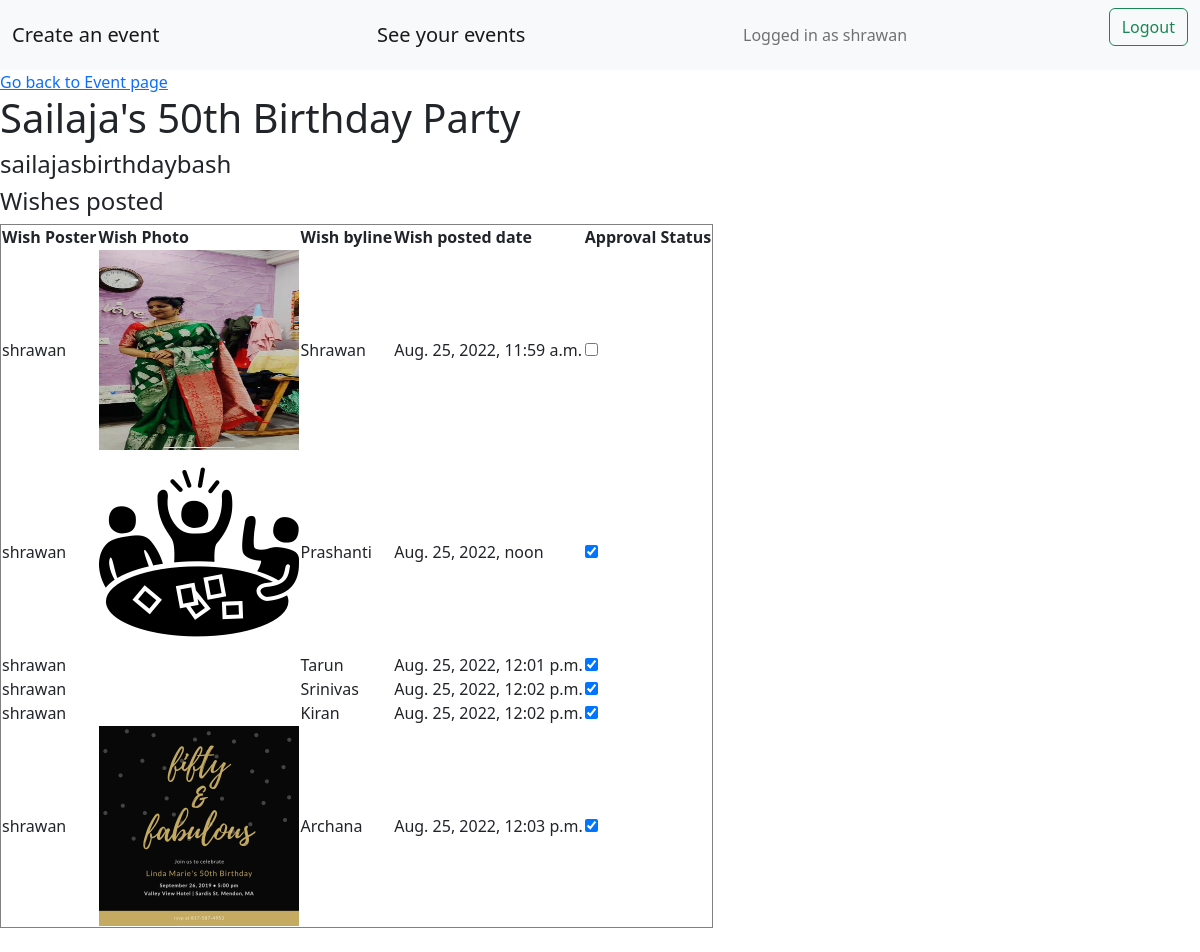
The page /event/sailajasbirthdaybash/wishcenter (signed in) on the database its author committed.
### accounts/models.py (models this page shows, shortened)
class Account(AbstractBaseUser):
    email = models.EmailField(verbose_name="email",max_length=60,unique=True)
    username = models.CharField(max_length=30,unique=True)
    date_joined = models.DateTimeField(verbose_name="date joined",auto_now_add=True)
    last_login = models.DateTimeField(verbose_name="last login",auto_now=True)
    is_admin = models.BooleanField(default=False)
    is_active = models.BooleanField(default=True)
    is_staff = models.BooleanField(default=False)
    is_superuser = models.BooleanField(default=False)
    profile_image = models.ImageField(max_length=255,upload_to = get_profile_image_filepath, null = True, blank = True)
    hide_email = models.BooleanField(default=True)
    phone_number = PhoneNumberField(unique=True)
    USERNAME_FIELD = 'email'
    REQUIRED_FIELDS = ['username','phone_number']
    objects = MyAccountManager()
    def __str__(self):
        return self.username

### events/models.py (models this page shows, shortened)
class Event(models.Model):
    title = models.CharField(max_length=200)
    eventcode = models.CharField(max_length=50,primary_key=True)
    description = RichTextField(blank=True)
    eventtype = models.CharField(max_length=200)
    created = models.DateTimeField(auto_now_add=True)
    location = models.CharField(max_length=200)
    contactperson = models.CharField(max_length=200)
    contactpersonphone = PhoneNumberField()
    user = models.ForeignKey(Account,on_delete=models.CASCADE)
    mark_event_as_completed = models.BooleanField(default=False)
    image = models.ImageField(upload_to='events/images/',blank=True)
    invitation_email_subject = models.CharField(max_length=200, blank=True)
    invitation_email_content = RichTextField(blank=True)
    invitation_whatsapp_content = models.TextField(blank=True,null=True)
    invitation_image = models.ImageField(upload_to='events/images/',blank=True,null = True)
    eventstartdate = models.DateField()
    eventenddate = models.DateField()
    event_start_time = models.TimeField(default=datetime.time(00, 00))
    event_end_time = models.TimeField(blank = True,null=True)
    information_on_schedule = models.TextField(blank=True,null = True)
    event_venue_iframe = models.TextField(blank = True,null=True)
    event_venue_photo = models.ImageField(upload_to='events/images/',blank=True,null=True)
    eventrange = models.PositiveSmallIntegerField(default = 1)
    information_on_venue = models.TextField(blank=True,null = True)
    rsvp_option = models.BooleanField(default=True)
    scheduling_option = models.BooleanField(default=True)
    gallery_option = models.BooleanField(default=True)
    wishes_option = models.BooleanField(default=True)
    rsvp_code = models.CharField(max_length=7,blank=True)
    theme = models.CharField(max_length=50, choices=THEME_CHOICES, default='default-theme.css')

class Wish(models.Model):
    wish_poster = models.ForeignKey(Account,on_delete=models.CASCADE)
    wish_eventcode = models.ForeignKey(Event,on_delete=models.CASCADE)
    wish_message = models.TextField(blank=True)
    wish_photo = models.FileField(upload_to='events/images/',blank=True,null = True)
    wish_byline = models.CharField(max_length=70,blank=True,null = True)
    wish_created_date = models.DateTimeField(auto_now_add=True)
    wish_approved = models.BooleanField(default=False)

### invites/views.py (the view)
# urls.py: path('event/<str:eventcode_key>/wishcenter',views.wishcenter,name='wishcenter'),
def wishcenter(request,eventcode_key):
    event = Event.objects.get(user = request.user, eventcode = eventcode_key)
    all_wishes = Wish.objects.filter(wish_eventcode = event)
    if request.method == 'GET':
        return render(request,'invites/wish_center.html',{'event':event,'all_wishes':all_wishes})

### invites/templates/invites/wish_center.html (shortened to what this page needs)
{% extends 'invites/base.html' %}
{% block content %}
<a href = "{% url 'viewevent' event.eventcode %}">Go back to Event page</a>
<h1>{{ event.title }}</h1>
<h4>{{ event.eventcode }}</h4>
<h4>Wishes posted</h4>
<table border="1">
    <tr>
        <th>Wish Poster</th>
        <th>Wish Photo</th>
        <th>Wish byline</th>
        <th>Wish posted date</th>
        <th>Approval Status</th>
    </tr>
    {% for wish in all_wishes %}
        <tr>
            <td>{{ wish.wish_poster }}</a></td>
            {% if wish.wish_photo %}
                <td><img src = "{{wish.wish_photo.url}}" width="200" height="200"></td>
            {% else %}
                <td></td>
            {% endif %}
            <td>{{ wish.wish_byline }}</td>
            <td>{{ wish.wish_created_date }}</td>
            <td>
                <label class="switch">
                <input type="checkbox" class="checkbox_approval" name = wish_{{wish.id}} {% if wish.wish_approved %} checked="checked" {% endif %}">
                </label>
            </td>
        </tr>
    {% endfor %}
</table><br>
{% endblock %}

### invites/templates/invites/base.html (shortened to what this page needs)
<link href="https://cdn.jsdelivr.net/npm/bootstrap@5.2.0/dist/css/bootstrap.min.css" rel="stylesheet">
{% if user.is_authenticated %}
    <nav class="navbar bg-light">
        <div class="container-fluid">
            <a class="navbar-brand" href = "{% url 'createevent' %}">Create an event</a>
            <a class="navbar-brand" href = "{% url 'allactions' %}">See your events</a>
            <span class="navbar-text">
                Logged in as {{ user.username }}
            </span>
            <form method="POST" action = "{% url 'logoutuser' %}">
                <button class="btn btn-outline-success" type="submit">Logout</button>
            </form>
        </div>
    </nav>
{% endif %}
{% block content%}{% endblock %}

### rows shown on the page
Account: username "shrawan"
Event: title "Sailaja's 50th Birthday Party", eventcode "sailajasbirthdaybash"
Wish: wish_poster "shrawan", wish_photo (picture), wish_byline "Shrawan", wish_created_date "Aug. 25, 2022, 11:59 a.m."
Wish: wish_poster "shrawan", wish_photo (picture), wish_byline "Prashanti", wish_created_date "Aug. 25, 2022, noon", wish_approved "☑"
Wish: wish_poster "shrawan", wish_byline "Tarun", wish_created_date "Aug. 25, 2022, 12:01 p.m.", wish_approved "☑"
Wish: wish_poster "shrawan", wish_byline "Srinivas", wish_created_date "Aug. 25, 2022, 12:02 p.m.", wish_approved "☑"
Wish: wish_poster "shrawan", wish_byline "Kiran", wish_created_date "Aug. 25, 2022, 12:02 p.m.", wish_approved "☑"
Wish: wish_poster "shrawan", wish_photo (picture), wish_byline "Archana", wish_created_date "Aug. 25, 2022, 12:03 p.m.", wish_approved "☑"
